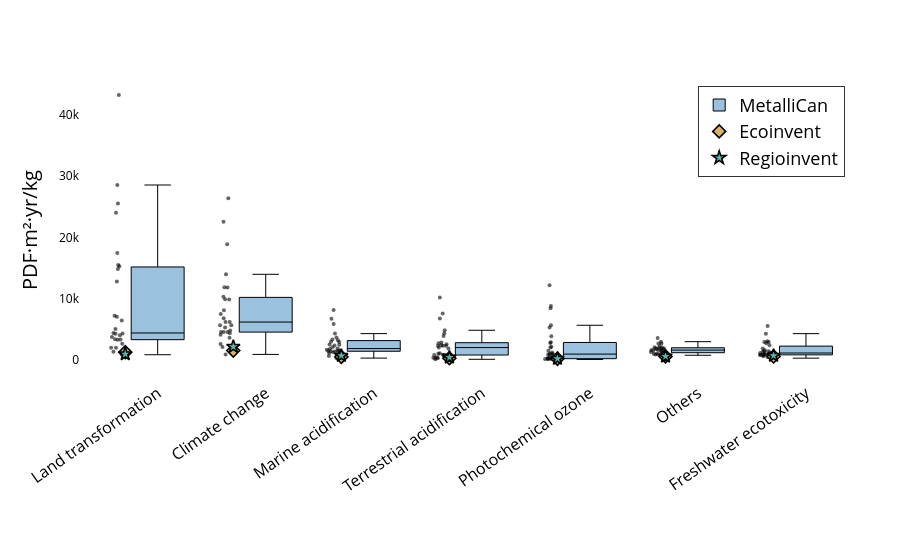

Notebook source saved alongside this figure:
### Markdown cell above
#### Boxplot EQ

### Code cell
plot_lcia_boxes_for_reference_product(
    df_eq,
    reference_product="Doré",
    title="",
    yaxis_label="PDF·m²·yr/kg",
    output_html="results/Damages/boxplot_eq_dore.html",
    output_image="results/Damages/boxplot_eq_dore",
    image_format="pdf",
)

### Figure 1 — Plotly figure (JSON) as saved in the notebook; plotly's stock layout.template omitted (floating-point values rounded to 4 significant figures; data arrays with more than 128 entries replaced by an {"elided": "..."} marker saying what was removed)
{"data": [{"boxpoints": "all", "fillcolor": "rgba(31,119,180,0.45)", "hoverinfo": "text+y", "hovertext": {"elided": "189 str values"}, "jitter": 0.35, "line": {"color": "black", "width": 1}, "marker": {"opacity": 0.6, "size": 4}, "name": "MetalliCan", "x": {"elided": "189 int values"}, "y": {"elided": "189 float values"}, "type": "box"}, {"marker": {"color": "#d8b365", "line": {"color": "black", "width": 1.6}, "size": 10, "symbol": "diamond"}, "mode": "markers", "name": "Ecoinvent", "x": [0.7, 5.7, -0.3, 1.7, 4.7, 3.7, 2.7], "y": [1493.0, 518.2, 1218.0, 456.2, 525.1, 147.7, 247.8], "type": "scatter"}, {"marker": {"color": "#5ab4ac", "line": {"color": "black", "width": 1.6}, "size": 10, "symbol": "star"}, "mode": "markers", "name": "Regioinvent", "x": [0.7, 5.7, -0.3, 1.7, 4.7, 3.7, 2.7], "y": [2116.0, 648.1, 909.3, 652.2, 534.6, 157.3, 364.2], "type": "scatter"}], "layout": {"xaxis": {"tickfont": {"size": 16, "color": "black"}, "tickmode": "array", "tickvals": [0, 1, 2, 3, 4, 5, 6], "ticktext": ["Land transformation", "Climate change", "Marine acidification", "Terrestrial acidification", "Photochemical ozone", "Others", "Freshwater ecotoxicity"], "tickangle": -35, "ticklabelposition": "outside", "automargin": true}, "yaxis": {"title": {"font": {"color": "black", "size": 20}, "text": "PDF·m²·yr/kg"}, "tickfont": {"color": "black"}, "showgrid": false}, "margin": {"l": 80, "r": 40, "t": 80, "b": 180}, "legend": {"title": {"font": {"color": "black", "size": 24}, "text": ""}, "font": {"color": "black", "size": 18}, "orientation": "v", "yanchor": "top", "y": 0.98, "xanchor": "right", "x": 0.98, "bgcolor": "rgba(255,255,255,0.9)", "bordercolor": "black", "borderwidth": 0.8}, "plot_bgcolor": "white", "paper_bgcolor": "white"}}
